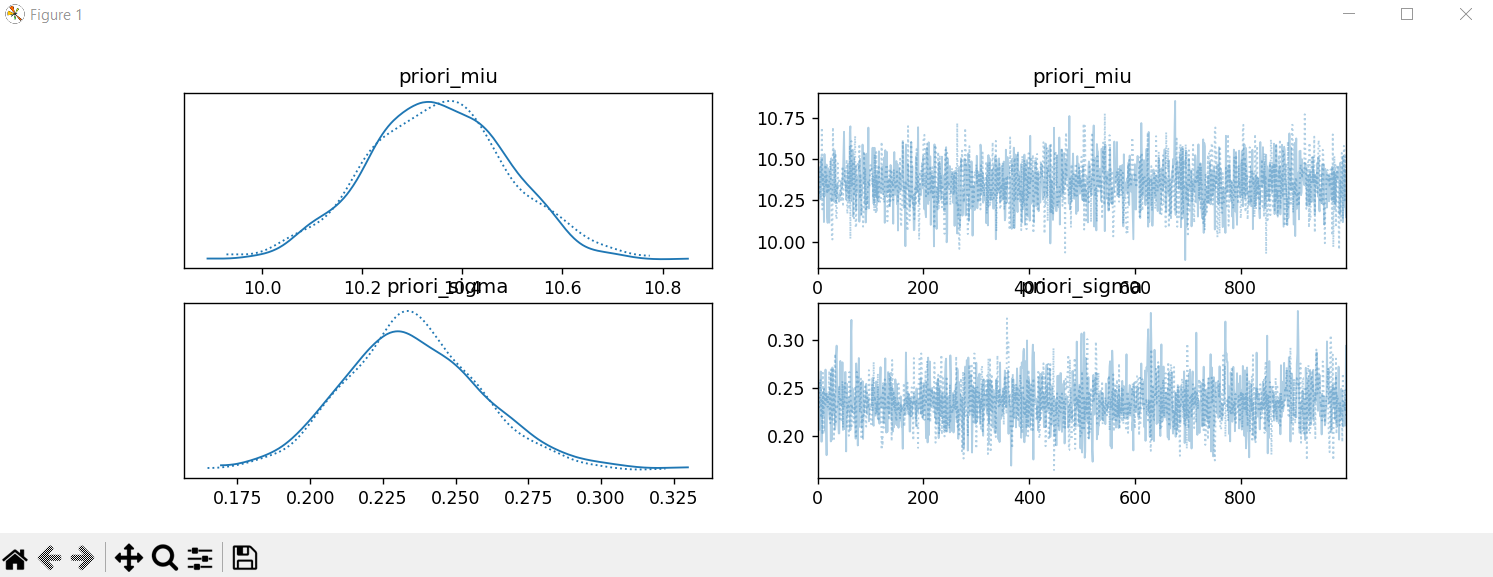

The script that drew this image:
import numpy as np
import matplotlib.pyplot as plt
import pymc as pm
import arviz as az

# generarea timpilor de asteptare
timp_asteptare = np.random.normal(loc=10, scale=2, size=200)

def solve():
    with pm.Model() as model:
        # distributiile a priori pentru miu si sigma
        priori_miu = pm.Normal('priori_miu', mu=10)
        priori_sigma = pm.Normal('priori_sigma')

        observation = pm.Normal("observation", mu=priori_miu, tau=priori_sigma,
                                observed=timp_asteptare)

    with model:
        trace = pm.sample(1000, tune=1000)
        az.plot_trace(trace)
        plt.show()

if __name__ == "__main__":
    solve()
